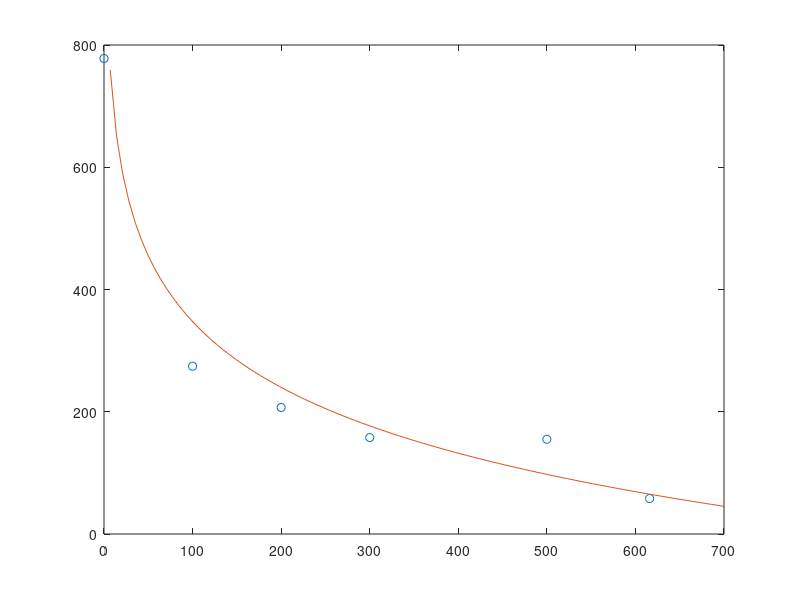

Reproduce this figure in MATLAB.
% Fit exponential curve y=a*exp(b*x)+c
ave_res = [778, 274.5, 207, 157.75, 155, 58];
mass = [0, 100, 200, 300, 500, 616];

x = linspace(0, 700);
f = -(1152921504606846976*log(x./937))./7422508646658881;

figure(1)
plot(mass, ave_res, 'o')
hold on
plot(x, f);
hold off


